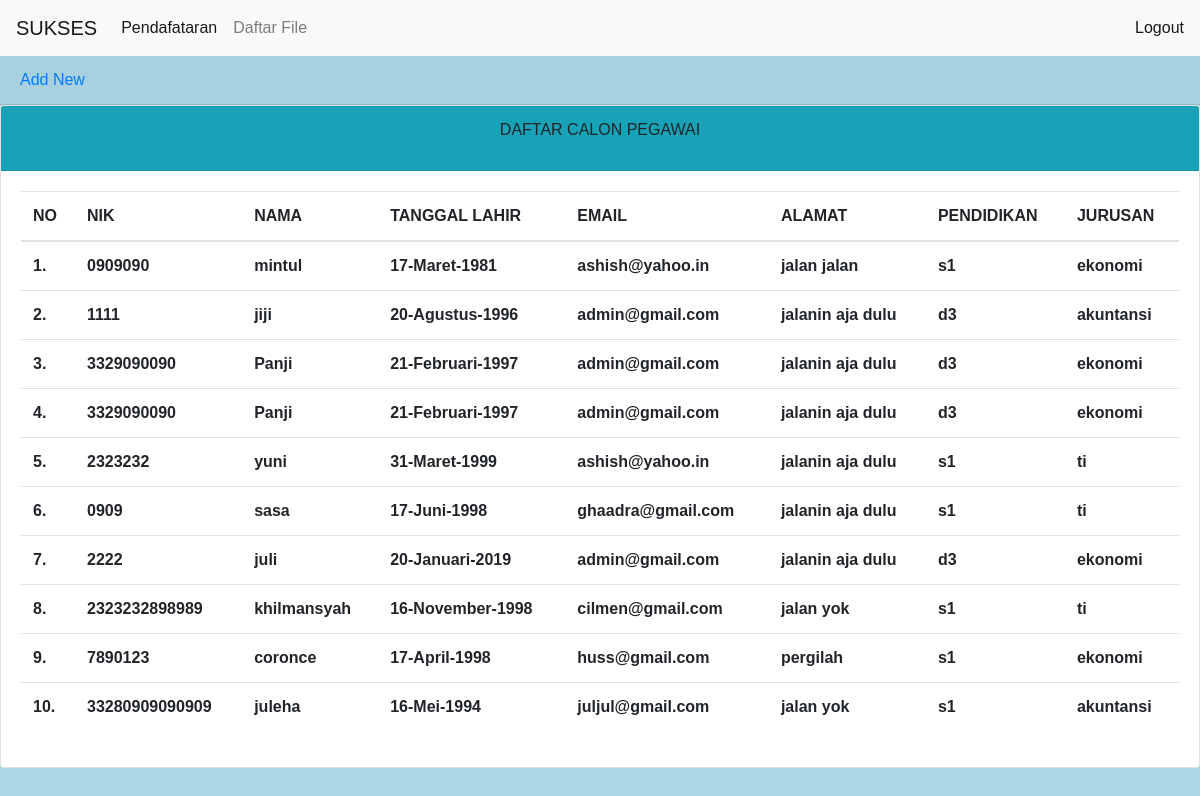
/daftar_file.php (signed in), run on the app's committed database.
### tables this page shows
CREATE TABLE `pegawai` (
  `id_pegawai` int(50) NOT NULL,
  `nik` varchar(30) NOT NULL,
  `nama` varchar(50) NOT NULL,
  `tgl_lahir` varchar(50) NOT NULL,
  `email` varchar(30) NOT NULL,
  `alamat` varchar(50) NOT NULL,
  `pendidikan` varchar(20) NOT NULL,
  `jurusan` varchar(20) NOT NULL,
  `foto` varchar(10) NOT NULL
);

### daftar_file.php (the view, shortened to what this page needs)
<!doctype html>
<html lang="en">
  <head>
    <link rel="stylesheet" href="https://stackpath.bootstrapcdn.com/bootstrap/4.4.1/css/bootstrap.min.css">
    <link rel="stylesheet" type="text/css" href="style.css">
  </head>
  <body>
  <nav class="navbar navbar-expand-lg navbar-light bg-light">
      <a class="navbar-brand" href="#">SUKSES</a>
    <div class="collapse navbar-collapse" id="navbarText">
      <ul class="navbar-nav mr-auto">
          <li class="nav-item active">
            <a class="nav-link" href="pendaftaran.php">Pendafataran<span class="sr-only">(current)</span></a>
          </li>
          <li class="nav-item">
            <a class="nav-link" href="daftar_file.php">Daftar File</a>
          </li>
      </ul>
      <span class="navbar-text">
          <a href="logout.php">Logout</a>
      </span>
    </div>
  </nav>
  <div class="card-header">
      <a href="pendaftaran.php"><i class="fas fa-plus"></i> Add New</a>
  </div>
  <div class="card">
    <div class="card-header bg-info">
      <center>
        <p>DAFTAR CALON PEGAWAI</p>
      </center>
    </div>
    <div class="card-body">
      <table class="table">
        <thead>
          <tr>
            <th>NO</th>
            <th>NIK</th>
            <th>NAMA</th>
            <th>TANGGAL LAHIR</th>
            <th>EMAIL</th>
            <th>ALAMAT</th>
            <th>PENDIDIKAN</th>
            <th>JURUSAN</th>
          </tr>
        </thead>
        <?php
          $query = mysql_query("SELECT * FROM pegawai") or die (mysql_error());
          $nomor=1;
          while($data = mysql_fetch_array($query)){?>
          <tr>
             <th align="center"><?php echo $nomor++; ?>.</th>
             <th><?php echo $data['nik']; ?></th>
             <th><?php echo $data['nama']; ?></th>
             <th><?php echo $data['tgl_lahir']; ?></th>
             <th><?php echo $data['email']; ?></th>
             <th><?php echo $data['alamat']; ?></th>
             <th><?php echo $data['pendidikan']; ?></th>
             <th><?php echo $data['jurusan']; ?></th>
           </tr>
         <?php } ?>
      </table>
    </div>
  </div>
  </body>
</html>

### css/style.css (style rules this page uses)
body { font-family: sans-serif; background: #ADD8E6; }

### data on the page
pegawai: nik "0909090", nama "mintul", tgl_lahir "17-Maret-1981", email "ashish@yahoo.in", alamat "jalan jalan", pendidikan "s1", jurusan "ekonomi"
pegawai: nik "1111", nama "jiji", tgl_lahir "20-Agustus-1996", email "admin@gmail.com", alamat "jalanin aja dulu", pendidikan "d3", jurusan "akuntansi"
pegawai: nik "3329090090", nama "Panji", tgl_lahir "21-Februari-1997", email "admin@gmail.com", alamat "jalanin aja dulu", pendidikan "d3", jurusan "ekonomi"
pegawai: nik "3329090090", nama "Panji", tgl_lahir "21-Februari-1997", email "admin@gmail.com", alamat "jalanin aja dulu", pendidikan "d3", jurusan "ekonomi"
pegawai: nik "2323232", nama "yuni", tgl_lahir "31-Maret-1999", email "ashish@yahoo.in", alamat "jalanin aja dulu", pendidikan "s1", jurusan "ti"
pegawai: nik "0909", nama "sasa", tgl_lahir "17-Juni-1998", email "ghaadra@gmail.com", alamat "jalanin aja dulu", pendidikan "s1", jurusan "ti"
pegawai: nik "2222", nama "juli", tgl_lahir "20-Januari-2019", email "admin@gmail.com", alamat "jalanin aja dulu", pendidikan "d3", jurusan "ekonomi"
pegawai: nik "2323232898989", nama "khilmansyah", tgl_lahir "16-November-1998", email "cilmen@gmail.com", alamat "jalan yok", pendidikan "s1", jurusan "ti"
pegawai: nik "7890123", nama "coronce", tgl_lahir "17-April-1998", email "huss@gmail.com", alamat "pergilah", pendidikan "s1", jurusan "ekonomi"
pegawai: nik "33280909090909", nama "juleha", tgl_lahir "16-Mei-1994", email "juljul@gmail.com", alamat "jalan yok", pendidikan "s1", jurusan "akuntansi"
